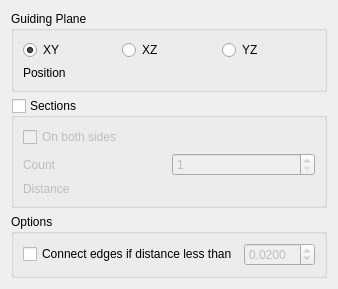
<?xml version="1.0" encoding="UTF-8"?>
<ui version="4.0">
 <class>CrossSections</class>
 <widget class="QDialog" name="CrossSections">
  <property name="geometry">
   <rect>
    <x>0</x>
    <y>0</y>
    <width>309</width>
    <height>269</height>
   </rect>
  </property>
  <property name="windowTitle">
   <string>Cross Sections</string>
  </property>
  <layout class="QGridLayout" name="gridLayout_4">
   <item row="0" column="0">
    <widget class="QGroupBox" name="planeBox">
     <property name="title">
      <string>Guiding Plane</string>
     </property>
     <layout class="QGridLayout" name="gridLayout">
      <item row="0" column="0">
       <widget class="QRadioButton" name="xyPlane">
        <property name="text">
         <string>XY</string>
        </property>
        <property name="checked">
         <bool>true</bool>
        </property>
       </widget>
      </item>
      <item row="0" column="1">
       <widget class="QRadioButton" name="xzPlane">
        <property name="text">
         <string>XZ</string>
        </property>
       </widget>
      </item>
      <item row="0" column="2">
       <widget class="QRadioButton" name="yzPlane">
        <property name="text">
         <string>YZ</string>
        </property>
       </widget>
      </item>
      <item row="1" column="0" colspan="3">
       <layout class="QHBoxLayout" name="horizontalLayout">
        <item>
         <widget class="QLabel" name="label">
          <property name="text">
           <string>Position</string>
          </property>
         </widget>
        </item>
        <item>
         <widget class="Gui::QuantitySpinBox" name="position">
          <property name="unit" stdset="0">
           <string notr="true">mm</string>
          </property>
         </widget>
        </item>
       </layout>
      </item>
     </layout>
    </widget>
   </item>
   <item row="1" column="0">
    <widget class="QGroupBox" name="sectionsBox">
     <property name="title">
      <string>Sections</string>
     </property>
     <property name="checkable">
      <bool>true</bool>
     </property>
     <property name="checked">
      <bool>false</bool>
     </property>
     <layout class="QGridLayout" name="gridLayout_3">
      <item row="0" column="0">
       <widget class="QCheckBox" name="checkBothSides">
        <property name="text">
         <string>On both sides</string>
        </property>
       </widget>
      </item>
      <item row="1" column="0">
       <layout class="QGridLayout" name="gridLayout_2">
        <item row="0" column="0">
         <widget class="QLabel" name="label_3">
          <property name="text">
           <string>Count</string>
          </property>
         </widget>
        </item>
        <item row="0" column="1">
         <widget class="QSpinBox" name="countSections">
          <property name="minimum">
           <number>1</number>
          </property>
          <property name="maximum">
           <number>2000000</number>
          </property>
         </widget>
        </item>
        <item row="1" column="0">
         <widget class="QLabel" name="label_2">
          <property name="text">
           <string>Distance</string>
          </property>
         </widget>
        </item>
        <item row="1" column="1">
         <widget class="Gui::QuantitySpinBox" name="distance">
          <property name="unit" stdset="0">
           <string notr="true">mm</string>
          </property>
         </widget>
        </item>
       </layout>
      </item>
     </layout>
    </widget>
   </item>
   <item row="2" column="0">
    <widget class="QGroupBox" name="groupBox">
     <property name="title">
      <string>Options</string>
     </property>
     <layout class="QGridLayout" name="gridLayout_5">
      <item row="0" column="0">
       <widget class="QCheckBox" name="checkBoxConnect">
        <property name="text">
         <string>Connect edges if distance less than</string>
        </property>
       </widget>
      </item>
      <item row="0" column="1">
       <widget class="QDoubleSpinBox" name="spinEpsilon">
        <property name="enabled">
         <bool>false</bool>
        </property>
        <property name="decimals">
         <number>4</number>
        </property>
        <property name="value">
         <double>0.020000000000000</double>
        </property>
       </widget>
      </item>
     </layout>
    </widget>
   </item>
  </layout>
 </widget>
 <customwidgets>
  <customwidget>
   <class>Gui::QuantitySpinBox</class>
   <extends>QWidget</extends>
   <header>Gui/QuantitySpinBox.h</header>
  </customwidget>
 </customwidgets>
 <tabstops>
  <tabstop>xyPlane</tabstop>
  <tabstop>xzPlane</tabstop>
  <tabstop>yzPlane</tabstop>
  <tabstop>position</tabstop>
  <tabstop>sectionsBox</tabstop>
  <tabstop>checkBothSides</tabstop>
  <tabstop>countSections</tabstop>
  <tabstop>distance</tabstop>
 </tabstops>
 <resources/>
 <connections>
  <connection>
   <sender>checkBoxConnect</sender>
   <signal>toggled(bool)</signal>
   <receiver>spinEpsilon</receiver>
   <slot>setEnabled(bool)</slot>
   <hints>
    <hint type="sourcelabel">
     <x>75</x>
     <y>230</y>
    </hint>
    <hint type="destinationlabel">
     <x>254</x>
     <y>231</y>
    </hint>
   </hints>
  </connection>
 </connections>
</ui>
